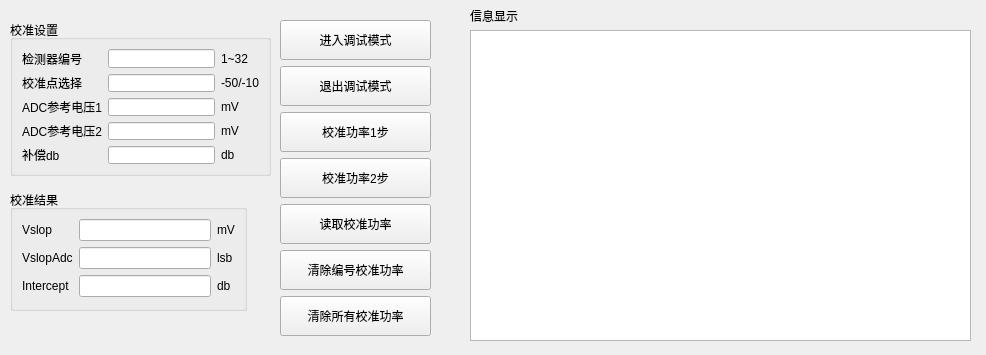
<?xml version="1.0" encoding="UTF-8"?>
<ui version="4.0">
 <class>PowerDebug</class>
 <widget class="QWidget" name="PowerDebug">
  <property name="geometry">
   <rect>
    <x>0</x>
    <y>0</y>
    <width>986</width>
    <height>355</height>
   </rect>
  </property>
  <property name="font">
   <font>
    <pointsize>9</pointsize>
   </font>
  </property>
  <property name="windowTitle">
   <string>Form</string>
  </property>
  <widget class="QTextBrowser" name="tb_InfoShow">
   <property name="geometry">
    <rect>
     <x>470</x>
     <y>30</y>
     <width>501</width>
     <height>311</height>
    </rect>
   </property>
   <property name="font">
    <font>
     <pointsize>9</pointsize>
    </font>
   </property>
  </widget>
  <widget class="QGroupBox" name="groupBox">
   <property name="geometry">
    <rect>
     <x>10</x>
     <y>20</y>
     <width>261</width>
     <height>156</height>
    </rect>
   </property>
   <property name="font">
    <font>
     <pointsize>9</pointsize>
    </font>
   </property>
   <property name="title">
    <string>校准设置</string>
   </property>
   <layout class="QGridLayout" name="gridLayout">
    <item row="0" column="0">
     <widget class="QLabel" name="label">
      <property name="font">
       <font>
        <pointsize>9</pointsize>
       </font>
      </property>
      <property name="text">
       <string>检测器编号</string>
      </property>
     </widget>
    </item>
    <item row="0" column="1">
     <widget class="QLineEdit" name="le_TestPositionNumber">
      <property name="font">
       <font>
        <pointsize>9</pointsize>
       </font>
      </property>
     </widget>
    </item>
    <item row="0" column="2">
     <widget class="QLabel" name="label_9">
      <property name="font">
       <font>
        <pointsize>9</pointsize>
       </font>
      </property>
      <property name="text">
       <string>1~32</string>
      </property>
     </widget>
    </item>
    <item row="1" column="0">
     <widget class="QLabel" name="label_2">
      <property name="font">
       <font>
        <pointsize>9</pointsize>
       </font>
      </property>
      <property name="text">
       <string>校准点选择</string>
      </property>
     </widget>
    </item>
    <item row="1" column="1">
     <widget class="QLineEdit" name="le_CalibratedPoint">
      <property name="font">
       <font>
        <pointsize>9</pointsize>
       </font>
      </property>
     </widget>
    </item>
    <item row="1" column="2">
     <widget class="QLabel" name="label_10">
      <property name="font">
       <font>
        <pointsize>9</pointsize>
       </font>
      </property>
      <property name="text">
       <string>-50/-10</string>
      </property>
     </widget>
    </item>
    <item row="2" column="0">
     <widget class="QLabel" name="label_3">
      <property name="font">
       <font>
        <pointsize>9</pointsize>
       </font>
      </property>
      <property name="text">
       <string>ADC参考电压1</string>
      </property>
     </widget>
    </item>
    <item row="2" column="1">
     <widget class="QLineEdit" name="le_ADCVoltage_1">
      <property name="font">
       <font>
        <pointsize>9</pointsize>
       </font>
      </property>
     </widget>
    </item>
    <item row="2" column="2">
     <widget class="QLabel" name="label_11">
      <property name="font">
       <font>
        <pointsize>9</pointsize>
       </font>
      </property>
      <property name="text">
       <string>mV</string>
      </property>
     </widget>
    </item>
    <item row="3" column="0">
     <widget class="QLabel" name="label_4">
      <property name="font">
       <font>
        <pointsize>9</pointsize>
       </font>
      </property>
      <property name="text">
       <string>ADC参考电压2</string>
      </property>
     </widget>
    </item>
    <item row="3" column="1">
     <widget class="QLineEdit" name="le_ADCVoltage_2">
      <property name="font">
       <font>
        <pointsize>9</pointsize>
       </font>
      </property>
     </widget>
    </item>
    <item row="3" column="2">
     <widget class="QLabel" name="label_12">
      <property name="font">
       <font>
        <pointsize>9</pointsize>
       </font>
      </property>
      <property name="text">
       <string>mV</string>
      </property>
     </widget>
    </item>
    <item row="4" column="0">
     <widget class="QLabel" name="label_5">
      <property name="font">
       <font>
        <pointsize>9</pointsize>
       </font>
      </property>
      <property name="text">
       <string>补偿db</string>
      </property>
     </widget>
    </item>
    <item row="4" column="1">
     <widget class="QLineEdit" name="le_Compensation_db">
      <property name="font">
       <font>
        <pointsize>9</pointsize>
       </font>
      </property>
     </widget>
    </item>
    <item row="4" column="2">
     <widget class="QLabel" name="label_13">
      <property name="font">
       <font>
        <pointsize>9</pointsize>
       </font>
      </property>
      <property name="text">
       <string>db</string>
      </property>
     </widget>
    </item>
   </layout>
  </widget>
  <widget class="QGroupBox" name="groupBox_2">
   <property name="geometry">
    <rect>
     <x>10</x>
     <y>190</y>
     <width>237</width>
     <height>121</height>
    </rect>
   </property>
   <property name="font">
    <font>
     <pointsize>9</pointsize>
    </font>
   </property>
   <property name="title">
    <string>校准结果</string>
   </property>
   <layout class="QGridLayout" name="gridLayout_2">
    <item row="0" column="0">
     <widget class="QLabel" name="label_6">
      <property name="text">
       <string>Vslop</string>
      </property>
     </widget>
    </item>
    <item row="0" column="1">
     <widget class="QLineEdit" name="le_Vslop"/>
    </item>
    <item row="0" column="2">
     <widget class="QLabel" name="label_17">
      <property name="text">
       <string>mV</string>
      </property>
     </widget>
    </item>
    <item row="1" column="0">
     <widget class="QLabel" name="label_7">
      <property name="text">
       <string>VslopAdc</string>
      </property>
     </widget>
    </item>
    <item row="1" column="1">
     <widget class="QLineEdit" name="le_VslopAdc"/>
    </item>
    <item row="1" column="2">
     <widget class="QLabel" name="label_18">
      <property name="text">
       <string>lsb</string>
      </property>
     </widget>
    </item>
    <item row="2" column="0">
     <widget class="QLabel" name="label_8">
      <property name="text">
       <string>Intercept</string>
      </property>
     </widget>
    </item>
    <item row="2" column="1">
     <widget class="QLineEdit" name="le_Intercept"/>
    </item>
    <item row="2" column="2">
     <widget class="QLabel" name="label_19">
      <property name="text">
       <string>db</string>
      </property>
     </widget>
    </item>
   </layout>
  </widget>
  <widget class="QLabel" name="label_20">
   <property name="geometry">
    <rect>
     <x>470</x>
     <y>10</y>
     <width>54</width>
     <height>12</height>
    </rect>
   </property>
   <property name="font">
    <font>
     <pointsize>9</pointsize>
    </font>
   </property>
   <property name="text">
    <string>信息显示</string>
   </property>
  </widget>
  <widget class="QWidget" name="layoutWidget">
   <property name="geometry">
    <rect>
     <x>280</x>
     <y>20</y>
     <width>151</width>
     <height>321</height>
    </rect>
   </property>
   <layout class="QGridLayout" name="gridLayout_3">
    <item row="0" column="0">
     <widget class="QPushButton" name="pb_EnterDebugModel">
      <property name="minimumSize">
       <size>
        <width>120</width>
        <height>40</height>
       </size>
      </property>
      <property name="font">
       <font>
        <pointsize>9</pointsize>
       </font>
      </property>
      <property name="text">
       <string>进入调试模式</string>
      </property>
     </widget>
    </item>
    <item row="2" column="0">
     <widget class="QPushButton" name="pb_AdjustPower_1">
      <property name="minimumSize">
       <size>
        <width>120</width>
        <height>40</height>
       </size>
      </property>
      <property name="font">
       <font>
        <pointsize>9</pointsize>
       </font>
      </property>
      <property name="text">
       <string>校准功率1步</string>
      </property>
     </widget>
    </item>
    <item row="3" column="0">
     <widget class="QPushButton" name="pb_AdjustPower_2">
      <property name="minimumSize">
       <size>
        <width>120</width>
        <height>40</height>
       </size>
      </property>
      <property name="font">
       <font>
        <pointsize>9</pointsize>
       </font>
      </property>
      <property name="text">
       <string>校准功率2步</string>
      </property>
     </widget>
    </item>
    <item row="4" column="0">
     <widget class="QPushButton" name="pb_ReadPower">
      <property name="minimumSize">
       <size>
        <width>120</width>
        <height>40</height>
       </size>
      </property>
      <property name="font">
       <font>
        <pointsize>9</pointsize>
       </font>
      </property>
      <property name="text">
       <string>读取校准功率</string>
      </property>
     </widget>
    </item>
    <item row="5" column="0">
     <widget class="QPushButton" name="pb_ClearAdjustPowerByPositionNumber">
      <property name="minimumSize">
       <size>
        <width>120</width>
        <height>40</height>
       </size>
      </property>
      <property name="font">
       <font>
        <pointsize>9</pointsize>
       </font>
      </property>
      <property name="text">
       <string>清除编号校准功率</string>
      </property>
     </widget>
    </item>
    <item row="6" column="0">
     <widget class="QPushButton" name="pb_ClearAllAdjustPower">
      <property name="minimumSize">
       <size>
        <width>120</width>
        <height>40</height>
       </size>
      </property>
      <property name="font">
       <font>
        <pointsize>9</pointsize>
       </font>
      </property>
      <property name="text">
       <string>清除所有校准功率</string>
      </property>
     </widget>
    </item>
    <item row="1" column="0">
     <widget class="QPushButton" name="pb_ExitDebugModel">
      <property name="minimumSize">
       <size>
        <width>120</width>
        <height>40</height>
       </size>
      </property>
      <property name="font">
       <font>
        <pointsize>9</pointsize>
       </font>
      </property>
      <property name="text">
       <string>退出调试模式</string>
      </property>
     </widget>
    </item>
   </layout>
  </widget>
 </widget>
 <resources/>
 <connections/>
</ui>
